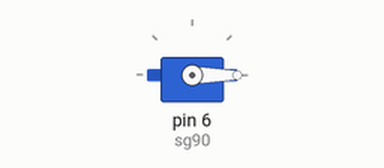
This sketch was run on a simulated Arduino Uno, built with avr-gcc and run on an emulated ATmega328P. On the bench: servo.

Above: at 0.05 s.
At 1.5 s:
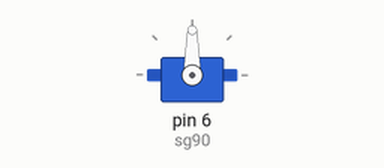
At 3.0 s:
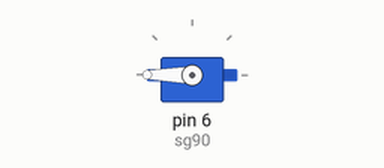
Timing chart, 0 to 6.9 s (numbered marks = the images above):
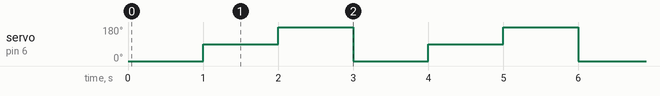

Measured:
- by itself, servo on pin 6 (sg90): repeats every 3.0 s: 180° 1.0 s, 0° 1.0 s, 90° 1.0 s

The sketch:

servo_motor.ino
```cpp
# include <Servo.h>

Servo sg90;
void setup(){
  sg90.attach(6);
}

void loop(){
    sg90.write(0);
    delay(1000);
    sg90.write(90);
    delay(1000);
    sg90.write(180);
    delay(1000);
} 
```
